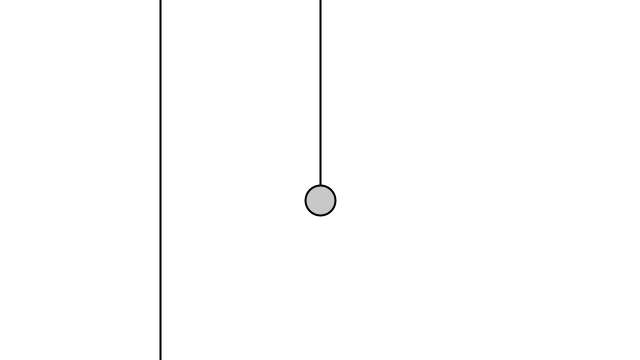
Frame 1 (no input)
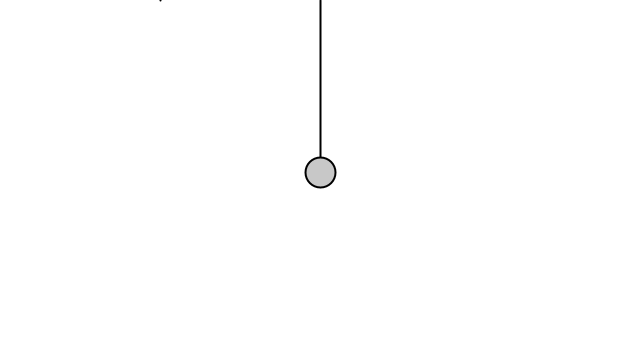
Frame 60 (the mouse pressed at the canvas centre just before this capture)
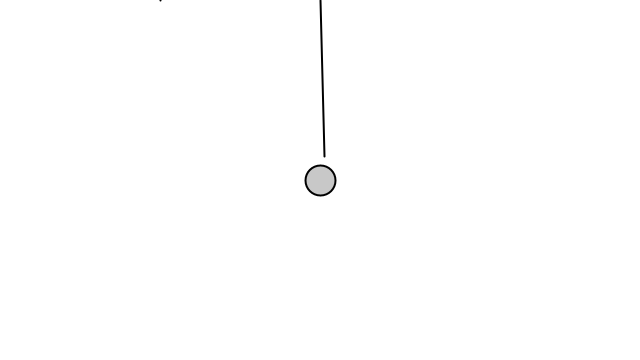
Frame 120 (the mouse held since frame 60 and released just before this capture)

The Processing sketch that drew these frames (run headless with seeded random() and noise(); from frame 60 on, the mouse is pressed at the canvas centre):

// Processing sketch: SpringBob
// ── SpringBob.pde
Bob bob;
Bob bob2;
Bob bob3;
Spring spring;
Spring spring2;
float restLength;
float currentLength;

void setup() {
  size(640, 360);
  bob = new Bob(width/2, 200);
  bob2 = new Bob(width/4, 400);
  spring = new Spring(width/2, 0, 100, 0.01);
  spring2 = new Spring(width/4, 0, 100, 0.1);
}

void draw() {
  background(255); 

  spring.connect(bob);
  spring.display(bob);

  spring2.connect(bob2);
  spring2.display(bob2);

  if (mousePressed) {
    bob.location.x = mouseX;
    bob.location.y = mouseY;
    PVector wind = new PVector(0.1, 0);
    bob.applyForce(wind);
    bob2.applyForce(wind);
  }

  PVector gravity = new PVector(0, 0.1);
  bob.applyForce(gravity);
  bob2.applyForce(gravity);

  bob.display();
  bob2.display();
  bob.move();
  bob2.move();
}
// ── Bob.pde
class Bob{
  
  PVector location;
  PVector velocity;
  PVector acceleration;
  
  Bob(float x_,float y_){
    location = new PVector(x_,y_);
    velocity = new PVector(0,0);    
    acceleration = new PVector(0,0);
  }
  
  void applyForce(PVector force){
    PVector f = force.get();
    acceleration.add(f);
  }
  
  void display(){
    fill(200);
    stroke(0);
    strokeWeight(2);
    ellipse(location.x,location.y,30,30);
  }
  
  void move(){
    velocity.add(acceleration);
    location.add(velocity);
    velocity.mult(0.99);
    acceleration.mult(0);
  }
  
  
  
}
// ── Spring.pde
class Spring {

  PVector anchor;
  float restLength;
  float k;

  Spring(float x, float y, float len, float k_) {
    anchor = new PVector(x, y);
    restLength = len;
    k = k_;
  }

  void connect(Bob bob) {
    PVector force = PVector.sub(bob.location, anchor); 
    float currentLength = force.mag();
    float x = restLength - currentLength;
    force.normalize();
    force.mult(k*x);
    bob.applyForce(force);
  }

  void display(Bob bob) {
    stroke(0);
    strokeWeight(2);
    line(anchor.x, anchor.y, bob.location.x, bob.location.y);
  }
}
